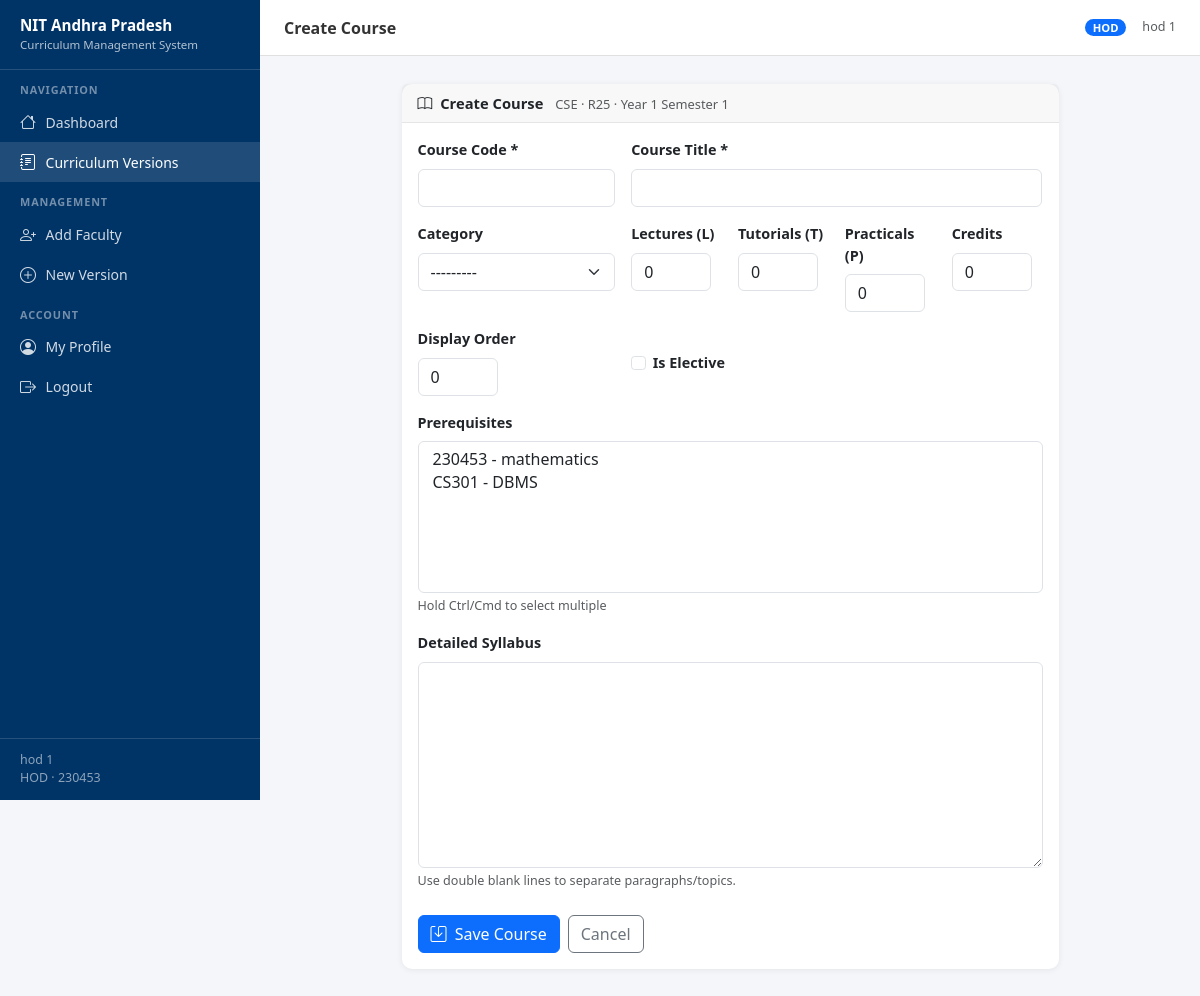
The page /curriculum/version/2/semester/2/course/create/ (signed in) on the database its author committed.
### accounts/models.py (models this page shows, shortened)
class Profile(models.Model):
    ROLE_ADMIN = 'ADMIN'
    ROLE_HOD = 'HOD'
    ROLE_FACULTY = 'FACULTY'
    ROLE_CHOICES = [
        (ROLE_ADMIN, 'Admin'),
        (ROLE_HOD, 'HOD'),
        (ROLE_FACULTY, 'Faculty'),
    ]
    user = models.OneToOneField(User, on_delete=models.CASCADE, related_name='profile')
    role = models.CharField(max_length=20, choices=ROLE_CHOICES)
    department = models.ForeignKey(
        Department,
        on_delete=models.SET_NULL,
        null=True,
        blank=True,
        related_name='profiles'
    )
    employee_id = models.CharField(max_length=50, blank=True)
    phone = models.CharField(max_length=20, blank=True)
    created_at = models.DateTimeField(auto_now_add=True)
    class Meta:
        ordering = ['user__last_name', 'user__first_name']
    @property
    def is_admin(self):
        return self.role == self.ROLE_ADMIN
    @property
    def is_hod(self):
        return self.role == self.ROLE_HOD
    @property
    def is_faculty(self):
        return self.role == self.ROLE_FACULTY
    @property
    def display_name(self):
        full = self.user.get_full_name()
        return full if full.strip() else self.user.username

class Department(models.Model):
    name = models.CharField(max_length=200)
    code = models.CharField(max_length=20, unique=True)
    degree = models.CharField(max_length=100, default='B.Tech')
    created_at = models.DateTimeField(auto_now_add=True)
    updated_at = models.DateTimeField(auto_now=True)
    class Meta:
        ordering = ['name']

### curriculum/models.py (models this page shows, shortened)
class CurriculumVersion(models.Model):
    STATUS_DRAFT = 'DRAFT'
    STATUS_PUBLISHED = 'PUBLISHED'
    STATUS_ARCHIVED = 'ARCHIVED'
    STATUS_CHOICES = [
        (STATUS_DRAFT, 'Draft'),
        (STATUS_PUBLISHED, 'Published'),
        (STATUS_ARCHIVED, 'Archived'),
    ]
    department = models.ForeignKey(Department, on_delete=models.CASCADE, related_name='curriculum_versions')
    regulation = models.CharField(max_length=20, help_text="e.g. R20, R24, R28")
    academic_year = models.CharField(max_length=20, help_text="e.g. 2024-25")
    status = models.CharField(max_length=20, choices=STATUS_CHOICES, default=STATUS_DRAFT)
    institute_name = models.CharField(max_length=300, default="National Institute of Technology Andhra Pradesh")
    institute_vision = models.TextField(blank=True)
    institute_mission = models.JSONField(default=list, help_text="List of mission statement strings")
    dept_vision = models.TextField(blank=True)
    dept_mission = models.JSONField(default=list, help_text="List of mission statement strings")
    ga_intro = models.TextField(
        blank=True,
        default="The Graduate Attributes are the knowledge skills and attitudes which the students have at "
                "the time of graduation. These attributes are generic and are common to all engineering programs. "
                "These Graduate Attributes are identified by National Board of Accreditation."
    )
    created_by = models.ForeignKey(User, on_delete=models.SET_NULL, null=True, related_name='created_versions')
    created_at = models.DateTimeField(auto_now_add=True)
    updated_at = models.DateTimeField(auto_now=True)
    class Meta:
        ordering = ['-created_at']
        unique_together = [('department', 'regulation')]
        verbose_name = 'Curriculum Version'

class Semester(models.Model):
    YEAR_CHOICES = [
        (1, 'Year I'), (2, 'Year II'), (3, 'Year III'), (4, 'Year IV'),
    ]
    SEM_CHOICES = [
        (1, 'Semester I'), (2, 'Semester II'),
    ]
    curriculum_version = models.ForeignKey(CurriculumVersion, on_delete=models.CASCADE, related_name='semesters')
    year = models.PositiveSmallIntegerField(choices=YEAR_CHOICES)
    semester = models.PositiveSmallIntegerField(choices=SEM_CHOICES)
    class Meta:
        ordering = ['year', 'semester']
        unique_together = [('curriculum_version', 'year', 'semester')]
    def __str__(self):
        return f"Year {self.year} Semester {self.semester}"

### curriculum/views.py (the view)
    @login_required
    def wrapper(request, *args, **kwargs):
        profile = get_profile(request)
        if not profile or not profile.department:
            return HttpResponseForbidden("No department assigned.")
        return view_func(request, *args, **kwargs)

### curriculum/models.py (called while the page is built)
    def __str__(self):
        return f"{self.code} - {self.name}"

    def __str__(self):
        return f"{self.code} - {self.title}"

### curriculum/views.py (called while the page is built, shortened)
def get_profile(request):
    try:
        return request.user.profile
    except Profile.DoesNotExist:
        return None

def dept_required(view_func):
    @login_required
    def wrapper(request, *args, **kwargs):
        profile = get_profile(request)
        if not profile or not profile.department:
            return HttpResponseForbidden("No department assigned.")
        return view_func(request, *args, **kwargs)
    return wrapper

def get_version_or_403(request, version_pk):
    profile = get_profile(request)
    version = get_object_or_404(CurriculumVersion, pk=version_pk)
    if profile.is_admin:
        return version
    if version.department != profile.department:
        return None
    return version

@dept_required
def course_create(request, version_pk, semester_pk):
    profile = get_profile(request)
    version = get_version_or_403(request, version_pk)
    if version is None:
        return HttpResponseForbidden()
    semester = get_object_or_404(Semester, pk=semester_pk, curriculum_version=version)
    form = CourseForm(request.POST or None, curriculum_version=version)
    return render(request, 'curriculum/course_form.html', {
        'form': form, 'version': version, 'semester': semester, 'action': 'Create'
    })

### templates/curriculum/course_form.html (shortened to what this page needs)
{% extends "base.html" %}
{% block page_title %}{{ action }} Course{% endblock %}
{% block nav_curriculum %}active{% endblock %}
{% block content %}
<div class="row justify-content-center">
  <div class="col-lg-9">
    <div class="card">
      <div class="card-header">
        <i class="bi bi-book me-2"></i>{{ action }} Course
        <span class="text-muted fw-normal small ms-2">
          {{ version.department.name }} · {{ version.regulation }}
          {% if semester %}· {{ semester }}{% endif %}
        </span>
      </div>
      <div class="card-body">
        <form method="post" novalidate>
          <div class="row g-3">
            <div class="col-md-4">
              <label class="form-label fw-semibold">Course Code *</label>
              {{ form.code }}
            </div>
            <div class="col-md-8">
              <label class="form-label fw-semibold">Course Title *</label>
              {{ form.title }}
            </div>
            <div class="col-md-4">
              <label class="form-label fw-semibold">Category</label>
              {{ form.category }}
            </div>
            <div class="col-md-2">
              <label class="form-label fw-semibold">Lectures (L)</label>
              {{ form.lectures }}
            </div>
            <div class="col-md-2">
              <label class="form-label fw-semibold">Tutorials (T)</label>
              {{ form.tutorials }}
            </div>
            <div class="col-md-2">
              <label class="form-label fw-semibold">Practicals (P)</label>
              {{ form.practicals }}
            </div>
            <div class="col-md-2">
              <label class="form-label fw-semibold">Credits</label>
              {{ form.credits }}
            </div>
            <div class="col-md-4">
              <label class="form-label fw-semibold">Display Order</label>
              {{ form.display_order }}
            </div>
            <div class="col-md-4">
              <div class="form-check mt-4">
                {{ form.is_elective }}
                <label class="form-check-label fw-semibold" for="{{ form.is_elective.id_for_label }}">
                  Is Elective
                </label>
              </div>
            </div>
            <div class="col-12">
              <label class="form-label fw-semibold">Prerequisites</label>
              {{ form.prerequisites }}
              <div class="form-text">Hold Ctrl/Cmd to select multiple</div>
            </div>
            <div class="col-12">
              <label class="form-label fw-semibold">Detailed Syllabus</label>
              {{ form.syllabus_text }}
              <div class="form-text">
                Use double blank lines to separate paragraphs/topics.
              </div>
            </div>
          </div>
          <div class="d-flex gap-2 mt-4">
            <button type="submit" class="btn btn-primary">
              <i class="bi bi-save me-1"></i>
              {% if request.user.profile.is_faculty %}Submit for Review{% else %}Save Course{% endif %}
            </button>
            <a href="{% url 'curriculum:version_detail' version.pk %}" class="btn btn-outline-secondary">Cancel</a>
          </div>
        </form>
      </div>
    </div>
  </div>
</div>
{% endblock %}

### templates/base.html (shortened to what this page needs)
<!DOCTYPE html>
<html lang="en">
<head>
  <link href="https://cdn.jsdelivr.net/npm/bootstrap@5.3.3/dist/css/bootstrap.min.css" rel="stylesheet" />
  <link href="https://cdn.jsdelivr.net/npm/bootstrap-icons@1.11.3/font/bootstrap-icons.min.css" rel="stylesheet" />
</head>
<body>
<nav id="sidebar">
  <div class="brand">
    <div class="brand-title">NIT Andhra Pradesh</div>
    <div class="brand-sub">Curriculum Management System</div>
  </div>
  {% if user.is_authenticated %}
    {% with profile=user.profile %}
    <div class="nav-section-label">Navigation</div>
    <a href="{% url 'accounts:dashboard' %}" class="nav-link {% block nav_dashboard %}{% endblock %}">
      <i class="bi bi-house"></i> Dashboard
    </a>
    <a href="{% url 'curriculum:version_list' %}" class="nav-link {% block nav_curriculum %}{% endblock %}">
      <i class="bi bi-journal-text"></i> Curriculum Versions
    </a>
    {% if profile.is_admin or profile.is_hod %}
    <div class="nav-section-label">Management</div>
      {% if profile.is_hod %}
      <a href="{% url 'accounts:create_faculty' %}" class="nav-link">
        <i class="bi bi-person-plus"></i> Add Faculty
      </a>
      <a href="{% url 'curriculum:version_create' %}" class="nav-link">
        <i class="bi bi-plus-circle"></i> New Version
      </a>
      {% endif %}
    {% endif %}
    <div class="nav-section-label">Account</div>
    <a href="{% url 'accounts:edit_profile' %}" class="nav-link">
      <i class="bi bi-person-circle"></i> My Profile
    </a>
    <a href="{% url 'accounts:logout' %}" class="nav-link">
      <i class="bi bi-box-arrow-right"></i> Logout
    </a>
    <div class="sidebar-footer">
      <div>{{ profile.display_name }}</div>
      <div>{{ profile.get_role_display }}
        {% if profile.department %}· {{ profile.department.code }}{% endif %}
      </div>
    </div>
    {% endwith %}
  {% endif %}
</nav>
<div id="topbar">
  <span class="page-title">{% block page_title %}Dashboard{% endblock %}</span>
  {% if user.is_authenticated %}
    {% with profile=user.profile %}
    {% if profile.is_admin %}
      <span class="badge badge-role bg-danger">ADMIN</span>
    {% elif profile.is_hod %}
      <span class="badge badge-role bg-primary">HOD</span>
    {% else %}
      <span class="badge badge-role bg-secondary">FACULTY</span>
    {% endif %}
    <span class="text-muted small d-none d-sm-inline">{{ user.get_full_name|default:user.username }}</span>
    {% endwith %}
  {% endif %}
</div>
<div id="main-content">
  {% block content %}{% endblock %}
</div>
</body>
</html>

### templates/base.html (style rules this page uses)
:root { --sidebar-width: 260px; --topbar-height: 56px; --primary: #003366; --primary-light: #e8f0fb; --accent: #c8102e; --text-muted-custom: #6c757d; }
body { background: #f4f6f9; font-family: 'Segoe UI', sans-serif; font-size: 0.9rem; }
#sidebar { position: fixed; top: 0; left: 0; width: var(--sidebar-width); height: 100vh; background: var(--primary); display: flex; flex-direction: column; z-index: 1040; transition: transform 0.3s ease; overflow-y: auto; }
#sidebar .brand { padding: 1rem 1.25rem; border-bottom: 1px solid rgba(255,255,255,0.15); color: #fff; }
#sidebar .brand-title { font-size: 0.95rem; font-weight: 700; line-height: 1.3; }
#sidebar .brand-sub { font-size: 0.72rem; opacity: 0.7; }
#sidebar .nav-section-label { padding: 0.75rem 1.25rem 0.25rem; font-size: 0.68rem; font-weight: 700; text-transform: uppercase; letter-spacing: 0.08em; color: rgba(255,255,255,0.45); }
#sidebar .nav-link { padding: 0.5rem 1.25rem; color: rgba(255,255,255,0.82); border-radius: 0; display: flex; align-items: center; gap: 0.6rem; font-size: 0.875rem; transition: background 0.15s; }
#sidebar .nav-link:hover, #sidebar .nav-link.active { background: rgba(255,255,255,0.12); color: #fff; }
#sidebar .nav-link .bi { font-size: 1rem; flex-shrink: 0; }
#sidebar .sidebar-footer { margin-top: auto; padding: 0.75rem 1.25rem; border-top: 1px solid rgba(255,255,255,0.15); font-size: 0.78rem; color: rgba(255,255,255,0.55); }
#topbar { position: fixed; top: 0; left: var(--sidebar-width); right: 0; height: var(--topbar-height); background: #fff; border-bottom: 1px solid #e0e0e0; display: flex; align-items: center; padding: 0 1.5rem; z-index: 1030; gap: 1rem; }
#topbar .page-title { font-weight: 600; font-size: 1rem; color: #333; flex: 1; }
#topbar .badge-role { font-size: 0.7rem; padding: 0.3em 0.7em; border-radius: 20px; }
#main-content { margin-left: var(--sidebar-width); margin-top: var(--topbar-height); padding: 1.75rem; min-height: calc(100vh - var(--topbar-height)); }
.card { border: none; border-radius: 10px; box-shadow: 0 1px 6px rgba(0,0,0,0.07); }
.card-header { font-weight: 600; font-size: 0.92rem; border-bottom: 1px solid rgba(0,0,0,0.08); }

### rows shown on the page
Profile: display_name "hod 1", role "HOD", department.code "230453"
CurriculumVersion: department.name "CSE", regulation "R25"
Semester: year+semester "Year 1 Semester 1"

### other values the page prints
{{ action }} "Create"
{{ user.get_full_name|default:user.username }} "hod 1"
